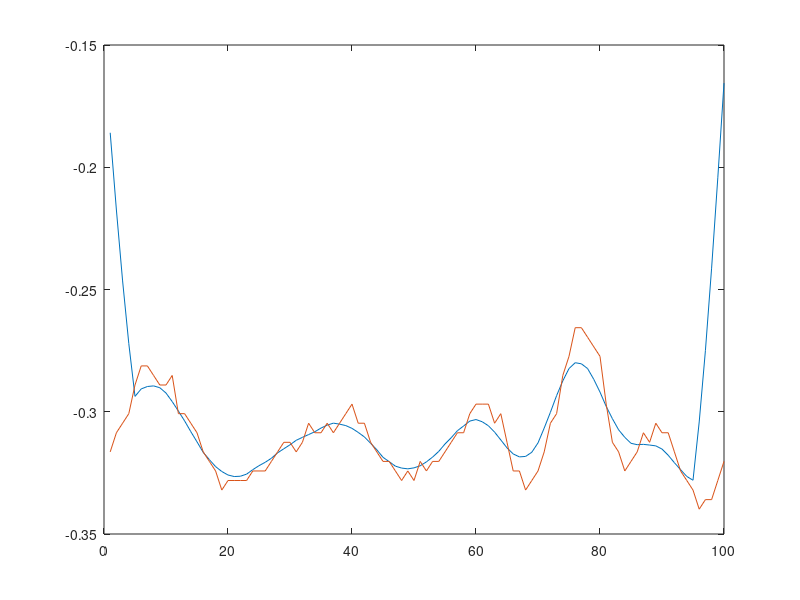

MATLAB code to generate this figure:
close all

% Generate sample data.
vector = [-0.31641,-0.30859,-0.30469,-0.30078,-0.28906,-0.28125,-0.28125,-0.28516,-0.28906,-0.28906,-0.28516,-0.30078,-0.30078,-0.30469,-0.30859,-0.31641,-0.32031,-0.32422,-0.33203,-0.32812,-0.32812,-0.32812,-0.32812,-0.32422,-0.32422,-0.32422,-0.32031,-0.31641,-0.3125,-0.3125,-0.31641,-0.3125,-0.30469,-0.30859,-0.30859,-0.30469,-0.30859,-0.30469,-0.30078,-0.29688,-0.30469,-0.30469,-0.3125,-0.31641,-0.32031,-0.32031,-0.32422,-0.32812,-0.32422,-0.32812,-0.32031,-0.32422,-0.32031,-0.32031,-0.31641,-0.3125,-0.30859,-0.30859,-0.30078,-0.29688,-0.29688,-0.29688,-0.30469,-0.30078,-0.3125,-0.32422,-0.32422,-0.33203,-0.32812,-0.32422,-0.31641,-0.30469,-0.30078,-0.28516,-0.27734,-0.26562,-0.26562,-0.26953,-0.27344,-0.27734,-0.29688,-0.3125,-0.31641,-0.32422,-0.32031,-0.31641,-0.30859,-0.3125,-0.30469,-0.30859,-0.30859,-0.31641,-0.32422,-0.32812,-0.33203,-0.33984,-0.33594,-0.33594,-0.32812,-0.32031]


% plot(vector, 'r-', 'linewidth', 3);
% set(gcf, 'Position', get(0,'Screensize')); % Maximize figure.
% 
% % Construct blurring window.
% windowWidth = int16(10);
% halfWidth = windowWidth / 2;
% gaussFilter = gausswin(10);
% gaussFilter = gaussFilter / sum(gaussFilter); % Normalize.
% 
% % Do the blur.
% smoothedVector = conv(vector, gaussFilter)
% 
% % plot it.
% hold on;
% plot(smoothedVector(halfWidth:end-halfWidth), 'b-', 'linewidth', 3);
% 
% 
% figure;
% [b,a] = ellip(3,0.01,100,0.05);
% freqz(b,a);
% dataIn = randn(1000,1);
% dataOut = filter(b,a,vector);
% plot(dataOut, 'b-', 'linewidth', 3);
filterSize = 10
alpha = 5


filtere = fspecial('gaussian',[filterSize 1], alpha); % gaussian kernel where s= size of contour
smooth = conv(vector, filtere); % convolution
smooth=smooth((filterSize+1)/2:end-(filterSize-1)/2)

plot(smooth)
hold on
plot(vector)